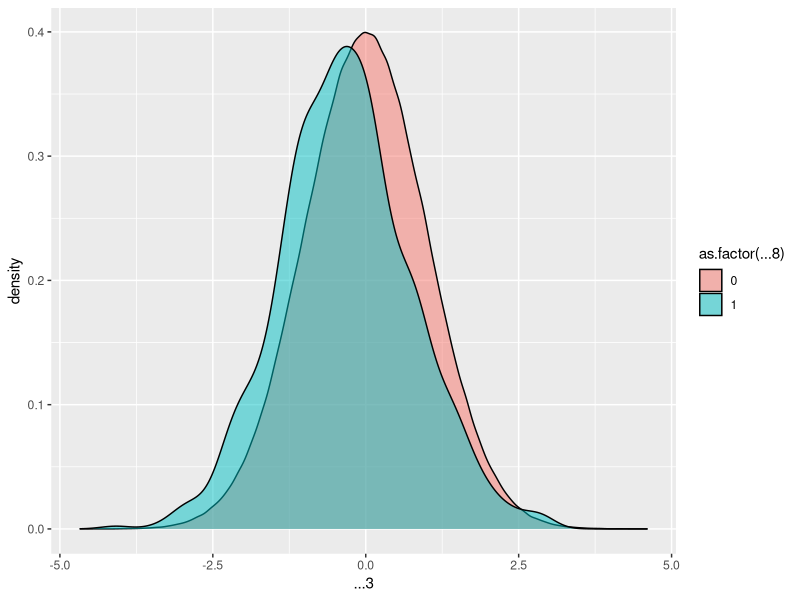

R code for this plot:
library(tidyverse)

n_0 = 1e6
n_1 = 500
n_2 = 250

df_0 = list()
df_1 = list()
df_2 = list()

df_0[[1]] = sample(letters, n_0, replace = T)
df_0[[2]] = sample(c("Y","N","NAN"), n_0, replace = T)
df_0[[3]] = rnorm(n_0)
df_0[[4]] = rbinom(n_0, 6, .5)
df_0[[5]] = rexp(n_0, 1.2)
df_0[[6]] = rpois(n_0, 1.75)
df_0[[7]] = rgamma(n_0, 5, .5)
df_0[[8]] = 0

df_1[[1]] = sample(letters, n_1, replace = T, prob = c(rep(1, 10), 2.5, rep(1, 10), 3.2, rep(1, 4)))
df_1[[2]] = sample(c("Y","N","NAN"), n_1, replace = T, prob = c(1, .7, 1.3))
df_1[[3]] = rnorm(n_1, mean = -.5)
df_1[[4]] = rbinom(n_1, 6, .95)
df_1[[5]] = rexp(n_1, 1.3)
df_1[[6]] = rpois(n_1, 1.8)
df_1[[7]] = rgamma(n_1, 5.5, .5)
df_1[[8]] = 1

df_2[[1]] = sample(letters, n_2, replace = T, prob = c(rep(1, 8), 1.5, rep(1, 8), 1.2, rep(1, 8)))
df_2[[2]] = sample(c("Y","N","NAN"), n_2, replace = T, prob = c(1, .95, 1.2))
df_2[[3]] = rnorm(n_2, mean = .1)
df_2[[4]] = rbinom(n_2, 6, .4)
df_2[[5]] = rexp(n_2, 1.4)
df_2[[6]] = rpois(n_2, 1.55)
df_2[[7]] = rgamma(n_2, 5.75, .5)
df_2[[8]] = 1


synth = bind_rows(as_tibble(df_0,.name_repair = "universal"),
                  as_tibble(df_1,.name_repair = "universal"),
                  as_tibble(df_2,.name_repair = "universal"))



write.csv(synth,"train1.csv", row.names=FALSE, quote = FALSE)

ggplot(synth)+
  geom_density(aes(x=...3, fill = as.factor(...8)), alpha=.5, bins = 10)
